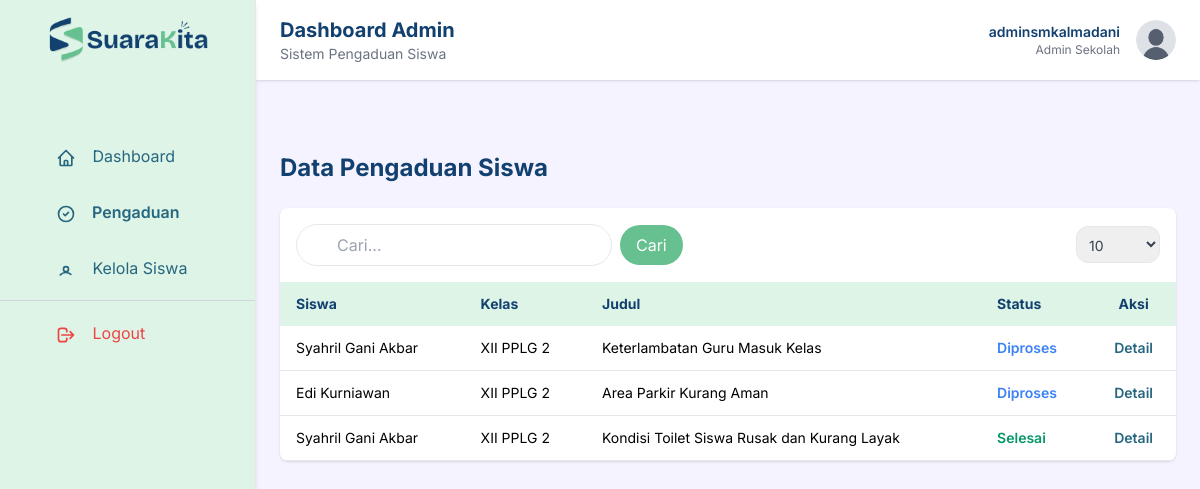
The app's page /admin/pengaduan.php (signed in) with its own data.
### tables this page shows
CREATE TABLE `pengaduan` (
  `id` int(11) NOT NULL,
  `siswa_id` int(11) NOT NULL,
  `sekolah_id` int(11) NOT NULL,
  `judul` varchar(100) NOT NULL,
  `isi` text NOT NULL,
  `status` enum('dikirim','diproses','selesai') DEFAULT 'dikirim',
  `created_at` timestamp NOT NULL DEFAULT current_timestamp(),
  `updated_at` timestamp NULL DEFAULT NULL ON UPDATE current_timestamp()
);

CREATE TABLE `users` (
  `id` int(11) NOT NULL,
  `sekolah_id` int(11) NOT NULL,
  `username` varchar(50) NOT NULL,
  `password` varchar(100) NOT NULL,
  `level` enum('admin','siswa') NOT NULL,
  `nama` varchar(100) DEFAULT NULL,
  `nis` varchar(20) DEFAULT NULL,
  `kelas` varchar(20) DEFAULT NULL
);

### admin/pengaduan.php (the view, shortened to what this page needs)
<?php
include '../config.php';
$sekolah_id = $_SESSION['sekolah_id'];
?>
<!DOCTYPE html>
<html lang="id">
<head>
    <script src="https://cdn.tailwindcss.com"></script>
</head>
<body class="bg-violet-50">
<?php include 'partials/sidebar.php'; ?>
<main class="ml-64 min-h-screen">
<?php include 'partials/header.php'; ?>
<section class="p-6 mt-20">
    <h1 class="text-2xl font-bold text-navy mb-6">Data Pengaduan Siswa</h1>
    <div class="bg-white rounded-lg shadow overflow-x-auto">
        <?php
        $keyword = isset($_GET['q']) ? trim($_GET['q']) : '';
        $perPageOptions = [10, 20, 50, 100];
        $perPage = isset($_GET['per_page']) && in_array((int)$_GET['per_page'], $perPageOptions) ? (int)$_GET['per_page'] : 10;
        $page = isset($_GET['page']) && (int)$_GET['page'] > 0 ? (int)$_GET['page'] : 1;
        $offset = ($page - 1) * $perPage;
        $where = "WHERE p.sekolah_id = '$sekolah_id'";
        $pengaduan = mysqli_query($config, "
            SELECT p.*, u.nama, u.kelas
            FROM pengaduan p
            JOIN users u ON p.siswa_id = u.id
            $where
            ORDER BY p.created_at DESC
            LIMIT $perPage OFFSET $offset
        ");
        ?>
        <form method="get" class="flex flex-wrap gap-2 items-baseline p-4">
            <input type="text" name="q" value="<?= htmlspecialchars($keyword) ?>" placeholder="Cari..."
                class="border rounded-full px-10 py-2 focus:outline-none focus:ring-2 focus:ring-mint" />
            <button type="submit" class="bg-green text-white px-4 py-2 rounded-full hover:bg-teal">Cari</button>
            <label class="ml-auto flex items-end gap-2 text-sm text-gray-700">
                <select name="per_page" onchange="this.form.submit()" class="border rounded-xl px-2 py-2">
                    <?php foreach ($perPageOptions as $opt): ?>
                        <option value="<?= $opt ?>" <?= $perPage == $opt ? 'selected' : '' ?>><?= $opt ?></option>
                    <?php endforeach; ?>
                </select>
            </label>
        </form>
        <table class="w-full text-sm rounded-lg border-collapse">
            <thead class="border-collapse bg-mint text-navy">
                <tr>
                    <th class="px-4 py-3 text-left">Siswa</th>
                    <th class="px-4 py-3 text-left">Kelas</th>
                    <th class="px-4 py-3 text-left">Judul</th>
                    <th class="px-4 py-3 text-left">Status</th>
                    <th class="px-4 py-3 text-center">Aksi</th>
                </tr>
            </thead>
            <tbody>
                <?php while($p = mysqli_fetch_assoc($pengaduan)) : ?>
                <tr class="border-b">
                    <td class="px-4 py-3"><?= $p['nama']; ?></td>
                    <td class="px-4 py-3"><?= $p['kelas']; ?></td>
                    <td class="px-4 py-3"><?= $p['judul']; ?></td>
                    <td class="px-4 py-3">
                        <?php
                        switch ($p['status']) {
                            case 'diproses':
                                echo '<span class="text-blue-500 font-semibold">Diproses</span>';
                                break;
                            case 'selesai':
                                echo '<span class="text-emerald-600 font-semibold">Selesai</span>';
                                break;
                        }
                        ?>
                    </td>
                    <td class="px-4 py-3 text-center">
                        <a href="detail_pengaduan.php?id=<?= $p['id']; ?>"
                           class="text-teal hover:underline font-semibold">
                           Detail
                        </a>
                    </td>
                </tr>
                <?php endwhile; ?>
            </tbody>
        </table>
    </div>
</section>
</main>
</body>
</html>

### admin/pengaduan.php (style rules this page uses)
html, body { font-family: 'Inter', ui-sans-serif, system-ui, -apple-system, BlinkMacSystemFont, "Segoe UI", Roboto, "Helvetica Neue", Arial, "Noto Sans", sans-serif; }

### records on screen
pengaduan: users.nama "Syahril Gani Akbar", users.kelas "XII PPLG 2", judul "Keterlambatan Guru Masuk Kelas", status "Diproses"
pengaduan: users.nama "Edi Kurniawan", users.kelas "XII PPLG 2", judul "Area Parkir Kurang Aman", status "Diproses"
pengaduan: users.nama "Syahril Gani Akbar", users.kelas "XII PPLG 2", judul "Kondisi Toilet Siswa Rusak dan Kurang Layak", status "Selesai"

### other values on screen
$_SESSION['admin_username'] "adminsmkalmadani"
$adminUsername "adminsmkalmadani"
form field per_page "10"
